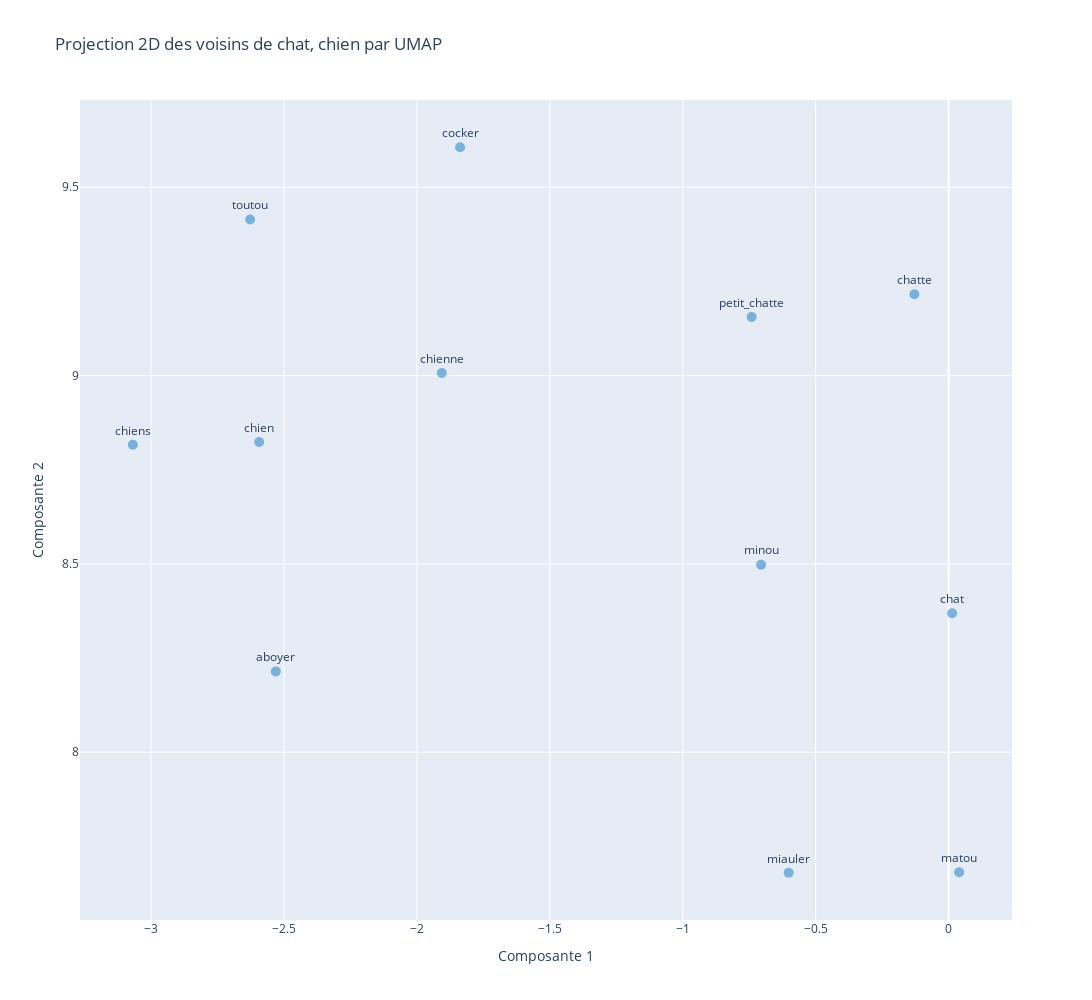

Notebook code for this chart:
### Code cell
def display_dimred_neighbors(model, word_list, n_components = 3, topn = 5, method = 'pca', n_neighbors = 5):
    # Obtenir les voisins pour chaque mot à partir de la fonction `neighbors`
    all_neighbors = neighbors(model, word_list, topn=topn)
    
    # Vérifier si des voisins ont été trouvés
    if not all_neighbors:
        print("Aucun mot voisin n'a été trouvé.")
        return
    
    # Récupérer les vecteurs et les étiquettes
    words = [entry['neighbor'] for entry in all_neighbors] + [entry['ref_word'] for entry in all_neighbors]
    unique_words = list(set(words))  # Eliminer les doublons
    vectors = np.array([model[word] for word in unique_words])

    
    # Choisir la méthode de réduction de dimensionnalité
    if method == 'pca':
        reducer = PCA(n_components=n_components)
    elif method == 'mds':
        reducer = MDS(n_components=n_components, n_init=4, max_iter=300)
    elif method == 'isomap':
        reducer = Isomap(n_components=n_components, n_neighbors=n_neighbors)
    elif method == 'tsne':
        reducer = TSNE(n_components=n_components, perplexity=n_neighbors, n_iter=500, random_state=42)
    elif method == 'umap':
        reducer = UMAP(n_components=n_components, n_neighbors=n_neighbors, random_state=42)
    else:
        raise ValueError("Méthode de réduction de dimensionnalité non reconnue.")
    
    # Réduction des vecteurs en n dimensions
    vectors_reduced = reducer.fit_transform(vectors)
    
    # Création des traces pour l'affichage
    if n_components == 2:
        trace = go.Scatter(
            x=vectors_reduced[:, 0],
            y=vectors_reduced[:, 1],
            mode='markers+text',
            text=unique_words,
            marker=dict(size=10, color='rgba(93, 164, 214, 0.8)'),
            textposition='top center'
        )
    elif n_components == 3:
        trace = go.Scatter3d(
            x=vectors_reduced[:, 0],
            y=vectors_reduced[:, 1],
            z=vectors_reduced[:, 2],
            mode='markers+text',
            text=unique_words,
            marker=dict(size=5, color='rgba(255, 0, 0, 0.8)'),
            textposition='top center'
        )
    
    # Définir le layout
    layout = go.Layout(
        title=f"Projection {n_components}D des voisins de {', '.join(word_list)} par {method.upper()}",
        width=1200,
        height=1000,
        scene=dict(
            xaxis=dict(title='Composante 1'),
            yaxis=dict(title='Composante 2'),
            zaxis=dict(title='Composante 3') if n_components == 3 else None
        ),
        xaxis=dict(title='Composante 1') if n_components == 2 else None,
        yaxis=dict(title='Composante 2') if n_components == 2 else None,
        showlegend=False
    )
    
    # Créer et afficher la figure
    fig = go.Figure(data=[trace], layout=layout)
    fig.show()
    return unique_words

# Exemple d'utilisation
display_dimred_neighbors(model, ['chat', 'chien'], n_components=2, topn=5, method='umap')

### Figure 1 — Plotly figure (JSON) as saved in the notebook; plotly's stock layout.template omitted (floating-point values rounded to 4 significant figures)
{"data": [{"marker": {"color": "rgba(93, 164, 214, 0.8)", "size": 10}, "mode": "markers+text", "text": ["aboyer", "minou", "miauler", "chat", "petit_chatte", "toutou", "chien", "matou", "chiens", "chienne", "cocker", "chatte"], "textposition": "top center", "type": "scatter", "x": [-2.531, -0.7053, -0.6016, 0.01351, -0.7407, -2.627, -2.593, 0.03988, -3.069, -1.906, -1.838, -0.1284], "y": [8.215, 8.498, 7.68, 8.369, 9.156, 9.414, 8.824, 7.682, 8.816, 9.007, 9.606, 9.216]}], "layout": {"height": 1000, "scene": {"xaxis": {"title": {"text": "Composante 1"}}, "yaxis": {"title": {"text": "Composante 2"}}}, "showlegend": false, "title": {"text": "Projection 2D des voisins de chat, chien par UMAP"}, "width": 1200, "xaxis": {"title": {"text": "Composante 1"}}, "yaxis": {"title": {"text": "Composante 2"}}}}
